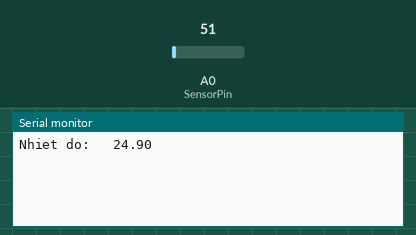
Recording of a sketch running on a simulated Arduino Uno, built with avr-gcc and run on an emulated ATmega328P. Shown: the last lines printed to the serial monitor. The test bench sets the inputs (shaded band); at power-on: A0 (SensorPin) = 51. The modem accepts every AT command (registered, SIM ready, sends succeed) and sends nothing else.

Above: at 14.7 s.
14.8 s: A0 (SensorPin) set to 61
At 17.7 s:
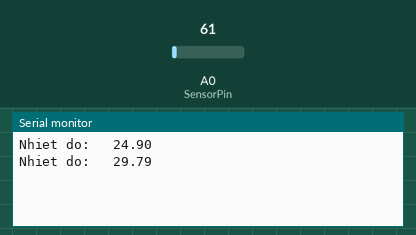
18.0 s: A0 (SensorPin) set to 71
At 21.2 s:
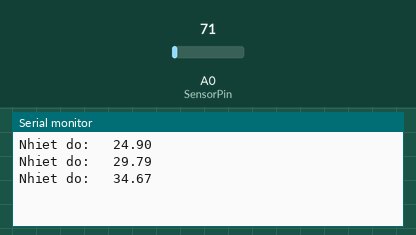
Timing chart, 0 to 22.7 s (numbered marks = the images above; inputs shaded):
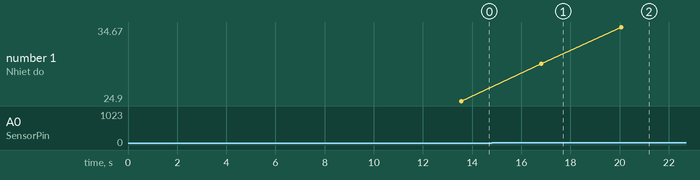

The sketch:

GuiNhietDoLenWeb_CanhBaoQuaDienThoai.ino
```cpp
#include <SoftwareSerial.h>

SoftwareSerial mySerial(10, 11);//TX, RX
int SensorPin = A0; //Khai bao chan analog ket noi den Sensor
String messageTem;

void setup() {
  Serial.begin(9600);
  mySerial.begin(9600);
  delay(200);

  //Ngat ket noi GPRS tren sim808 tranh truong hop da ket noi tu truoc
  mySerial.println("AT+CIPSHUT\r");
  delay(5000);

  //Gui goi tin nay 1 lan de bao thong tin tram
  mySerial.println("AT+CIPSTART=\"TCP\",\"171.232.116.200\",\"1988\"");
  delay(8000);
  //mySerial.println("AT+CIPSTART=\"TCP\",\"smfiot.ddns.net\",\"1334\"");
  //delay(8000);

  mySerial.println("AT+CIPSEND\r");
  delay(100);
  mySerial.println("{\"type\" : \"selectdb\", \"dbname\" : \"farm1\", \"areaid\" : \"1\", \"plantid\" : \"1\"}");
  mySerial.write(0x1A);
  delay(100);
  mySerial.println();
}

  void loop() {
  //Doc nhiet do
  int readingTem = analogRead(SensorPin); //Doc gia tri tu cam bien LM35
  float voltage = readingTem * 5.0 / 1024.0;//tinh gia tri hieu dien the tu cam bien
  float tem = voltage * 100.0; //cu 1mV = 10 do C
  messageTem = String(tem);
  Serial.print("Nhiet do: \t");
  Serial.println(tem);
  delay(3000); //3 s doc 1 lan

  //Gui thong tin len web
  mySerial.println("AT+CIPSEND\r");
  delay(100);
  mySerial.print("{\"type\" : \"data\", \"temp\" :\"");
  mySerial.print(messageTem);
  mySerial.println("\"}");
  mySerial.write(0x1A);
  mySerial.println();
  delay(100);

  //Gui thong bao neu nhiet do do am vuot qua muc cho phep toi dien thoai

  if(tem >= 50.0)
  {
    mySerial.print("AT+CMGF=1\r");
    delay(100);
    mySerial.println("AT+CMGS=\"+84977001053\"");
    delay(100);
    mySerial.print("Nhiet do vuot qua muc cho phep ");
    mySerial.print(tem);
    mySerial.println(" do C");
    mySerial.write(0x1A);
    mySerial.println();
    delay(1000);

    //Ket noi lai
    //mySerial.println("AT+CIPSTART=\"TCP\",\"smfiot.ddns.net\",\"1334\"");
    //delay(3000);
    mySerial.println("AT+CIPSTART=\"TCP\",\"171.232.116.200\",\"1988\"");
    delay(3000);
    mySerial.println("AT+CIPSEND\r");
    delay(100);
    mySerial.println("{\"type\" : \"selectdb\", \"dbname\" : \"farm1\", \"areaid\" : \"1\", \"plantid\" : \"1\"}");
    mySerial.write(0x1A);
    delay(100);
    mySerial.println();
   }
}
```

Measured:
- after the input at 14.8 s, the serial monitor: prints a new line after 2.0 s (image 1)
- after the input at 18.0 s, the serial monitor: prints a new line after 2.1 s (image 2)
- plotted number 1: 24.9 → 29.79 after the input at 14.8 s, 29.79 → 34.67 after the input at 18.0 s
